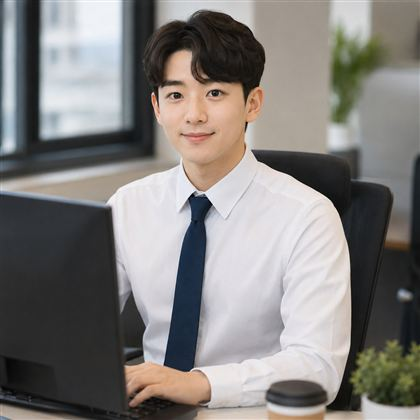
#> input picture ai-team/assets/office/real/data.jpg, 420 x 420 px
$ python -i face_mosaic.py   (imports and definitions only)
#> lines starting #> are read from the running program, lines starting #| are printed output that depends on the picture
#> further down, picture is the input picture: shape (420, 420, 3); mean B, G, R 124.6, 127.1, 130.1
# 사진 속 얼굴을 찾아 모자이크한다 (회원 얼굴이 블로그에 나가지 않게).
#  python face_mosaic.py <입력> <출력>   → stdout 에 JSON {"faces": n, "boxes": [[x,y,w,h],...]}
# 탐지기: YuNet(정면·측면·작은 얼굴에 강함) + Haar(정면/측면 보조) 의 합집합. 놓치는 것보다 과하게 가리는 쪽을 택한다.
# EXIF(위치·기기 정보)는 저장하지 않는다.
import json
import sys
from pathlib import Path

import cv2
import numpy as np

HERE = Path(__file__).resolve().parent
MODEL = HERE / "models" / "face_detection_yunet_2023mar.onnx"


def imread(p):
    return cv2.imdecode(np.fromfile(p, dtype=np.uint8), cv2.IMREAD_COLOR)  # EXIF 회전 자동 적용


# [21 lines left out: functions imwrite, yunet, not called in this run]


def haar(img):
    g = cv2.equalizeHist(cv2.cvtColor(img, cv2.COLOR_BGR2GRAY))
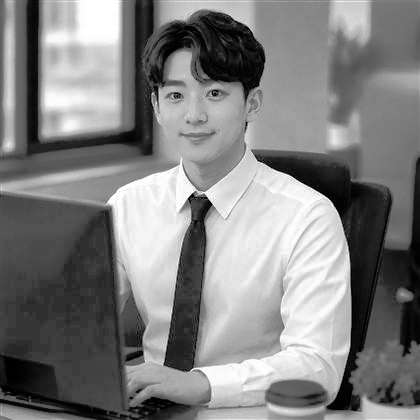
#> g: shape (420, 420); min 0, max 255, mean 128.4
    boxes = []
    base = cv2.data.haarcascades
    for name in ("haarcascade_frontalface_alt2.xml", "haarcascade_profileface.xml"):
        c = cv2.CascadeClassifier(base + name)
        for flip in (False, True):  # 측면 얼굴은 좌우 반전도 본다
            src = cv2.flip(g, 1) if flip else g
            for (x, y, bw, bh) in c.detectMultiScale(src, scaleFactor=1.1, minNeighbors=5, minSize=(max(24, img.shape[1] // 40),) * 2):
                if flip:
                    x = g.shape[1] - x - bw
                boxes.append([float(x), float(y), float(bw), float(bh)])
#> after the loop, boxes = [[143, 57, 102, 102], [144, 57, 102, 102], [165, 51, 106, 106], [120, 50, 110, 110]]; x = 120
    return boxes


# [43 lines left out: functions iou, merge, pixelate, main, not called in this run]


# [2 lines not run here, left out]

>>> import cv2
>>> picture = cv2.imread('../assets/office/real/data.jpg')
>>> result = haar(picture)
#> result has the same summary as boxes in haar

$ run again, on ai-team/assets/office/real/jiyoung.jpg
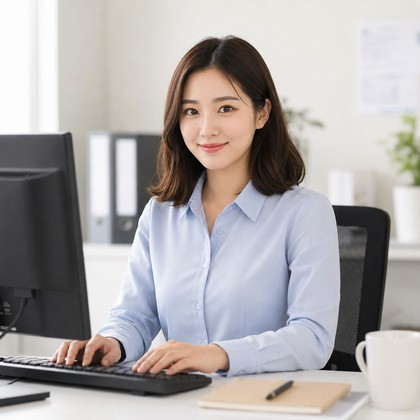
#> input picture ai-team/assets/office/real/jiyoung.jpg, 420 x 420 px
#> picture is the input picture: shape (420, 420, 3); mean B, G, R 167.7, 168.2, 172.6
#> in haar, `g = cv2.equalizeHist(cv2.cvtColor(img, cv2.COLOR_BGR2GRAY))`:
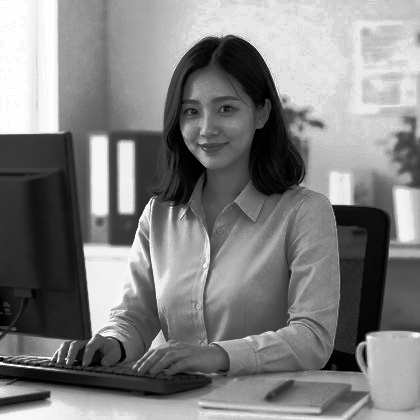
#> g: shape (420, 420); min 0, max 255, mean 128.6
#> after the loop in haar, `for name in ("haarcascade_frontalface_alt2.xml", "haarcascade_profilef..`: boxes = [[166, 76, 90, 90], [164, 75, 91, 91], [175, 65, 106, 106]]; x = 175
#> result has the same summary as boxes in haar

$ run again, on ai-team/assets/office/real/luna.jpg
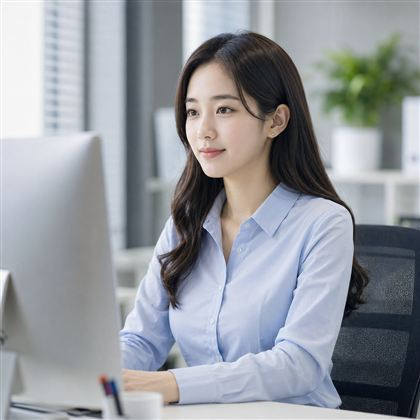
#> input picture ai-team/assets/office/real/luna.jpg, 420 x 420 px
#> picture is the input picture: shape (420, 420, 3); mean B, G, R 157.9, 152.1, 148.1
#> in haar, `g = cv2.equalizeHist(cv2.cvtColor(img, cv2.COLOR_BGR2GRAY))`:
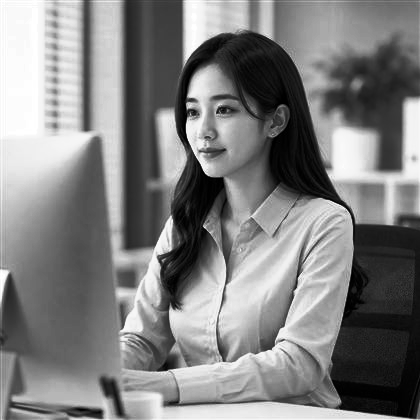
#> g: shape (420, 420); min 0, max 255, mean 128.3
#> after the loop in haar, `for name in ("haarcascade_frontalface_alt2.xml", "haarcascade_profilef..`: boxes = [[162, 75, 94, 94], [158, 75, 97, 97], [165, 57, 126, 126]]; x = 165
#> result has the same summary as boxes in haar

$ run again, on ai-team/assets/office/real/mina.jpg
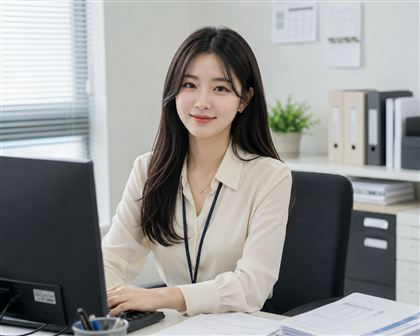
#> input picture ai-team/assets/office/real/mina.jpg, 420 x 336 px
#> picture is the input picture: shape (336, 420, 3); mean B, G, R 147.2, 148.7, 148.2
#> in haar, `g = cv2.equalizeHist(cv2.cvtColor(img, cv2.COLOR_BGR2GRAY))`:
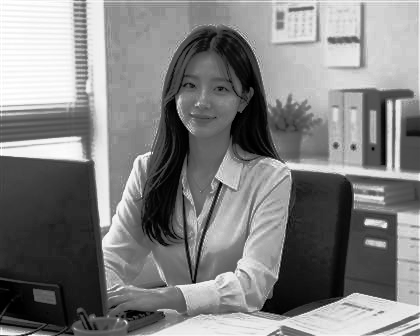
#> g: shape (336, 420); min 0, max 255, mean 128.5
#> after the loop in haar, `for name in ("haarcascade_frontalface_alt2.xml", "haarcascade_profilef..`: boxes = [[166, 57, 79, 79], [165, 57, 79, 79], [166, 44, 102, 102]]; x = 166
#> result has the same summary as boxes in haar
